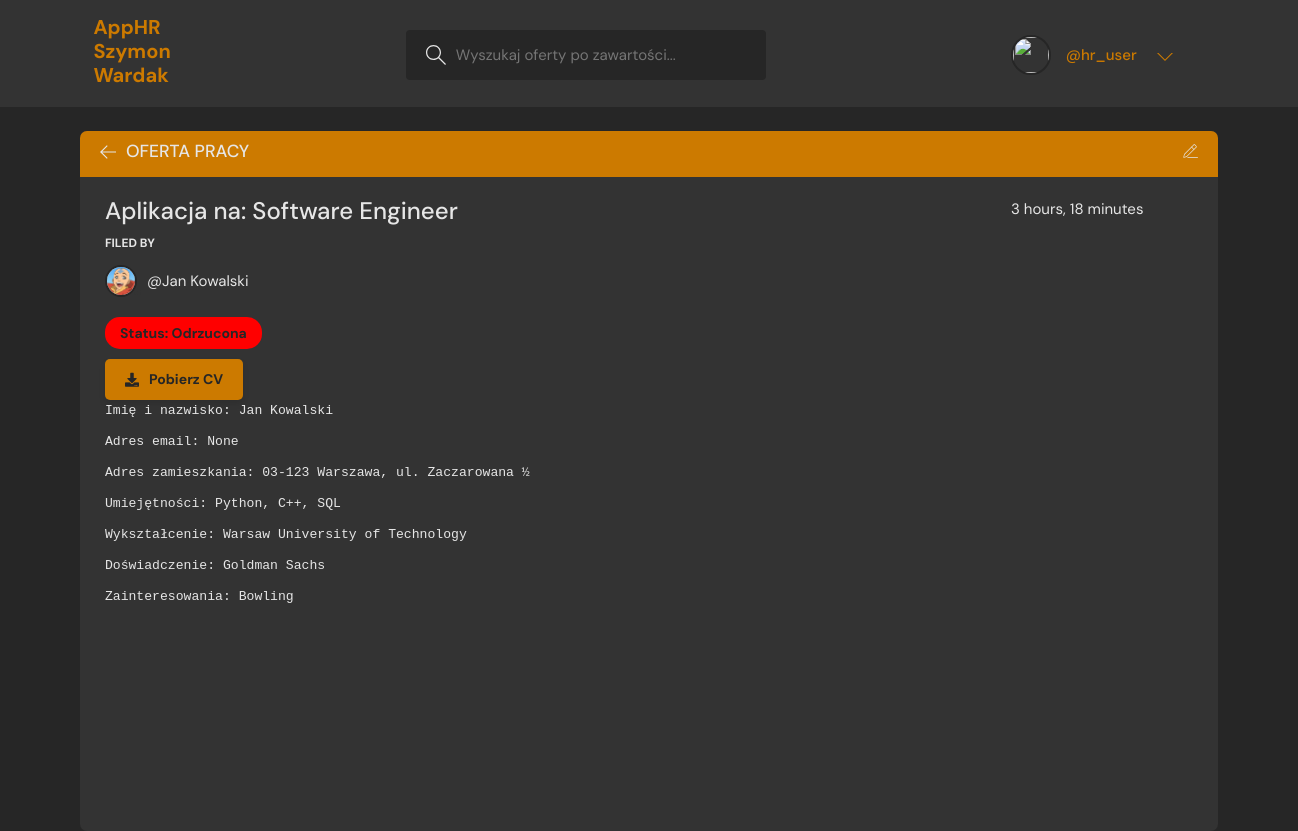
Page /offer/4 (signed in) on the committed database.
### base/models.py (models this page shows, shortened)
class Offer(models.Model):
    user = models.ForeignKey(User, on_delete=models.SET_NULL, null=True)
    name = models.TextField(null=True, blank=True, default='none')
    email = models.TextField(null=True, blank=True, default='none')
    position = models.TextField(null=True, blank=True, default='none')
    address = models.TextField(null=True, blank=True, default='none')
    skills = models.TextField(null=True, blank=True, default='none')
    education = models.TextField(null=True, blank=True, default='none')
    experience = models.TextField(null=True, blank=True, default='none')
    interests = models.TextField(null=True, blank=True, default='none')
    status = models.TextField(default='Pending')
    updated = models.DateTimeField(auto_now=True)
    created = models.DateTimeField(auto_now_add=True)
    picture = models.FileField(upload_to='./uploads/cv_images', null=True, blank=True)
    file = models.FileField(upload_to='./uploads/cv')
    class Meta:
        ordering = ['-updated', 'created']

### base/views.py (the view, shortened to what this page needs)
# urls.py: path('offer/<str:pk>', views.offer, name="offer"),
def offer(request, pk):
    offer = Offer.objects.get(id=pk)
    if offer.user == request.user or request.user.is_superuser:
        filename = request.GET.get('filename', '')
        offer_file_name = offer.file.name
        context = {'offer': offer, 'filename': offer_file_name}
        return render(request, 'base/offer.html', context)
    else:
        return HttpResponse('Permission denied.')

### base/templates/base/offer.html (shortened to what this page needs)
{% extends 'main.html' %}
{% block content %}
    <main class="profile-page layout layout--2">
      <div class="container">
        <div class="offer">
          <div class="offer__top">
            <div class="offer__topLeft">
              <a href="{% url 'home' %}">
                <svg version="1.1" xmlns="http://www.w3.org/2000/svg" width="32" height="32" viewBox="0 0 32 32">
                  <title>arrow-left</title>
                  <path
                    d="M13.723 2.286l-13.723 13.714 13.719 13.714 1.616-1.611-10.96-10.96h27.625v-2.286h-27.625l10.965-10.965-1.616-1.607z"
                  ></path>
                </svg>
              </a>
              <h3>Oferta pracy</h3>
            </div>
            {% if request.user.is_superuser %}
            <div class="offer__topRight">
              <a href="{% url 'update-offer' offer.id %}">
              </a>
            </div>
            {% endif %}
          </div>
          <div class="offer__box">
            <div class="offer__header">
              <div class="offer__info">
                <h3>Aplikacja na: {{offer.position}}</h3>
                <span>{{offer.created|timesince}}</span>
              </div>
              <div class="offer__hosted">
                <p>Filed by </p>
                <a href="{% url 'user-profile' offer.user.id %}" class="offer__author">
                  <div class="avatar avatar--small">
                    {% if offer.picture %}
                      <img src='../uploads/cv_images/{{ offer.picture.url }} '/>
                    {% else %}
                      <img src=https://avatar-management--avatars.us-west-2.prod.public.atl-paas.net/default-avatar.png/>
                    {% endif %}
                  </div>
                  <span>@{{offer.name}}</span>
                </a>
              </div>
              {% if offer.status == "Odrzucona" %}
                <span class="rejected">Status: {{offer.status}}</span>
              {% elif offer.status == "W trakcie" %}
                <span class="pending">Status: {{offer.status}}</span>
              {% elif offer.status == "Zaakceptowana" %}
                <span class="accepted">Status: {{offer.status}}</span>
              {% endif %}
              <form id="download" name="download" action="{% url 'offer' offer.id%}" method="GET">
                <button class="btn"><i class="fa fa-download"></i>Pobierz CV</button>
              </form>
              <div class="offer__details">
                <pre>Imię i nazwisko: {{offer.name}}</pre>
                <pre>Adres email: {{offer.email}}</pre>
                <pre>Adres zamieszkania: {{offer.address}}</pre>
                <pre>Umiejętności: {{offer.skills}}</pre>
                <pre>Wykształcenie: {{offer.education}}</pre>
                <pre>Doświadczenie: {{offer.experience}}</pre>
                <pre>Zainteresowania: {{offer.interests}}</pre>
              </div>
            </div>
          </div>
        </div>
      </div>
    </main>
{% endblock content %}

### templates/navbar.html (shortened to what this page needs)
{% load static %}
<header class="header header--loggedIn">
    <div class="container">
      <a href="{% url 'home' %}" class="header__logo">
        <h1>AppHR Szymon Wardak</h1>
      </a>
      <form class="header__search" method="GET" action="{% url 'home' %}">
        <label>
          <input name="q" placeholder="Wyszukaj oferty po zawartości..." />
        </label>
      </form>
      <nav class="header__menu">
        {% if request.user.is_authenticated %}
        <div class="header__user">
          <a href="{% url 'update-user' %}">
            <div class="avatar2 avatar--medium active">
              <img src="https://t4.ftcdn.net/jpg/02/29/75/83/360_F_229758328_7x8jwCwjtBMmC6rgFzLFhZoEpLobB6L8.jpg" />
            </div>
            <p class="welcome">@{{request.user.username}}</p>
          </a>
          <button class="dropdown-button">
            <svg version="1.1" xmlns="http://www.w3.org/2000/svg" width="32" height="32" viewBox="0 0 32 32">
              <title>chevron-down</title>
              <path d="M16 21l-13-13h-3l16 16 16-16h-3l-13 13z"></path>
            </svg>
          </button>
        </div>
        {% else %}
        <a href="{% url 'login' %}">
          <p class="anonymous">Logowanie</p>
        </a>
        {% endif %}
      </nav>
    </div>
  </header>

### rows in the picture
Offer: position "Software Engineer", created "3 hours, 18 minutes", picture (picture), name "Jan Kowalski", status "Odrzucona", email "None", address "03-123 Warszawa, ul. Zaczarowana ½", skills "Python, C++, SQL", education "Warsaw University of Technology", experience "Goldman Sachs", interests "Bowling"

### other values in the picture
{{ request.user.username }} "hr_user"
